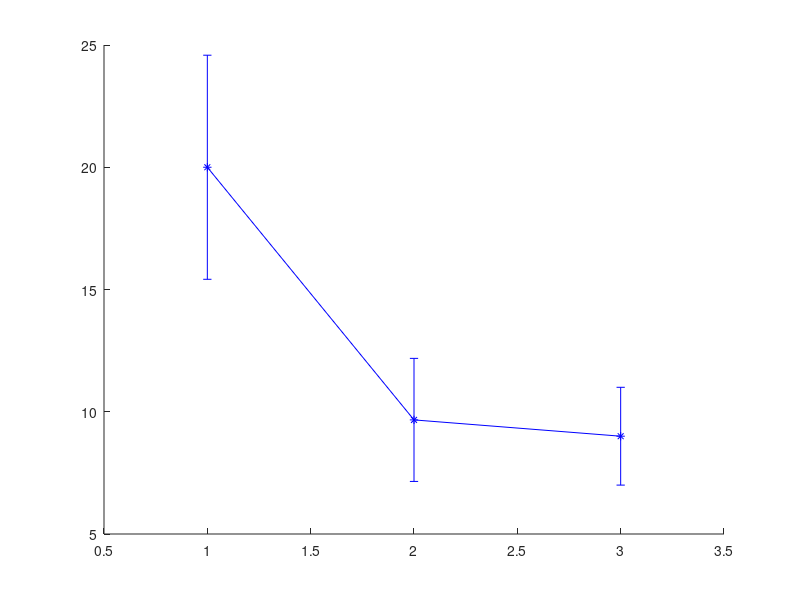

This figure's MATLAB source: (Note: this script raises an error after producing the figure.)
format compact
a = [1, 2, 3]
b = [2, 4, 1]
dot(a,b)
cross(a,b)
h = [24, 10, 11
    15, 7, 9
    21, 12, 7]
means = mean(h)
stds = std(h)
errorbar(means,stds,'b*-','MarkerSize', 10, 'LineWidth',2)
